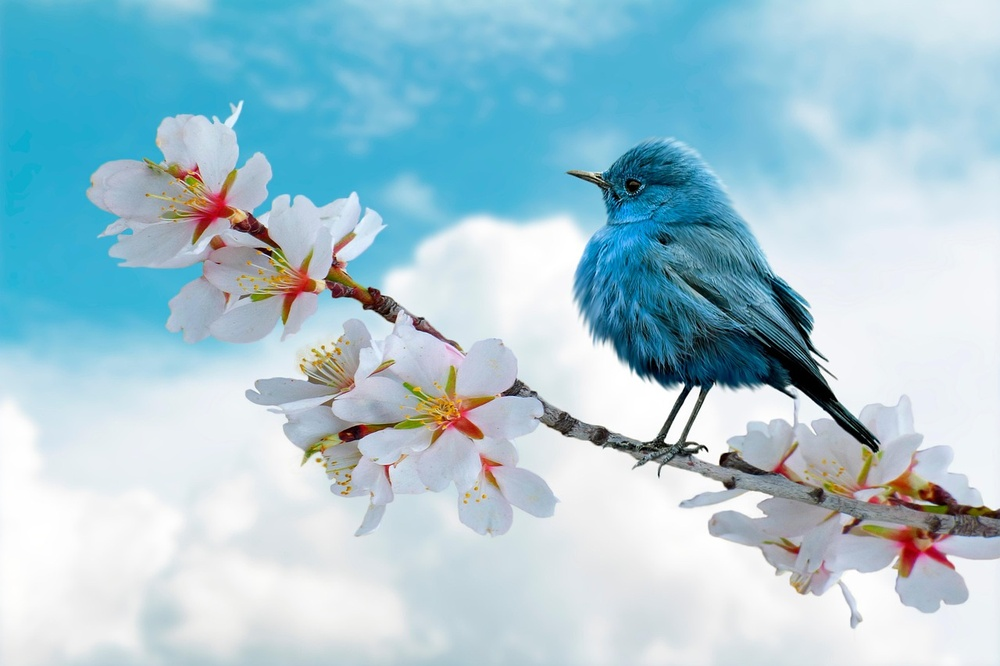
#> input picture image.jpg, 1000 x 666 px, shrunk from 1280 x 853 before the run
$ python Practical4.py
#> lines starting #> are read from the running program, lines starting #| are printed output that depends on the picture
import cv2
import matplotlib.pyplot as plt

# Read images
img1 = cv2.imread("image.jpg")
#> img1 is the input picture: shape (666, 1000, 3); mean B, G, R 211.7, 199.2, 165.5
img2 = cv2.imread("image.jpg")

if img1 is None:
    print("Error: image.jpg not found")
    exit()

if img2 is None:
    print("Error: image.jpg not found")
    exit()

# Convert images to grayscale
gray1 = cv2.cvtColor(img1, cv2.COLOR_BGR2GRAY)
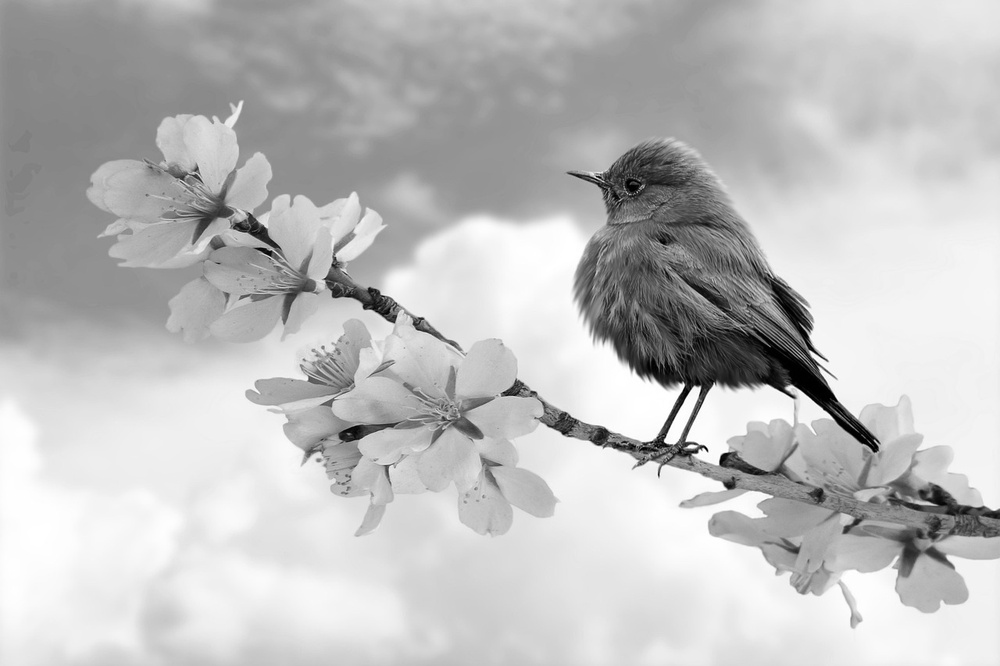
#> gray1: shape (666, 1000); min 0, max 255, mean 190.6
gray2 = cv2.cvtColor(img2, cv2.COLOR_BGR2GRAY)


# ============================================================
# PART 1: SIFT
# ============================================================

# Create SIFT detector
sift = cv2.SIFT_create()

# Detect keypoints and descriptors
kp1_sift, des1_sift = sift.detectAndCompute(gray1, None)
#> kp1_sift = 1296 keypoints; strongest (x, y, size): (822, 395, 16), (695, 391, 6.4), (600, 436, 13.4), (681, 386, 4.7)
kp2_sift, des2_sift = sift.detectAndCompute(gray2, None)
#> kp2_sift has the same summary as kp1_sift

print("SIFT Keypoints in Image :", len(kp1_sift))
#| SIFT Keypoints in Image : 1296
print("SIFT Keypoints in Image :", len(kp2_sift))
#| SIFT Keypoints in Image : 1296


# Create FLANN matcher for SIFT
index_params = dict(
    algorithm=1,
    trees=5
)

search_params = dict(
    checks=50
)

flann = cv2.FlannBasedMatcher(
    index_params,
    search_params
)

# Match descriptors
matches_sift = flann.knnMatch(
    des1_sift,
    des2_sift,
    k=2
)
#> matches_sift = 1296 matches

# Lowe's ratio test
good_sift = []

for m, n in matches_sift:
    if m.distance < 0.7 * n.distance:
        good_sift.append(m)
#> after the loop, good_sift = 1296 matches

print("Good SIFT Matches:", len(good_sift))
#| Good SIFT Matches: 1296


# Draw SIFT matches
sift_result = cv2.drawMatches(
    img1,
    kp1_sift,
    img2,
    kp2_sift,
    good_sift,
    None,
    flags=cv2.DrawMatchesFlags_NOT_DRAW_SINGLE_POINTS
)
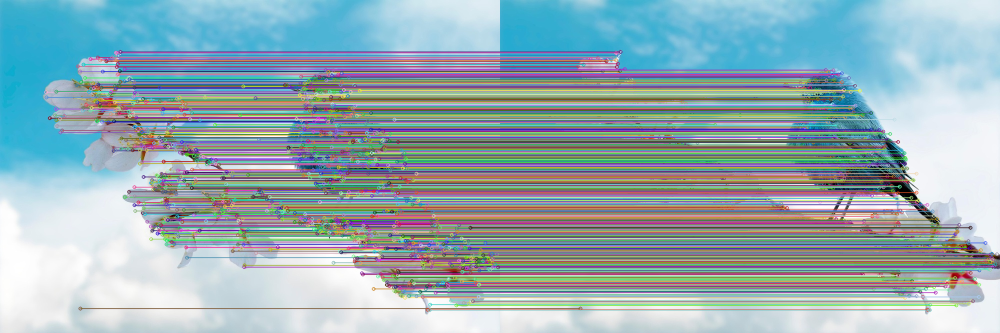
#> sift_result: shape (666, 2000, 3) (shown at 1/2 size); mean B, G, R 178.2, 171.6, 149.4


# ============================================================
# PART 2: ORB
# ============================================================

# Create ORB detector
orb = cv2.ORB_create(
    nfeatures=1000
)

# Detect keypoints and descriptors
kp1_orb, des1_orb = orb.detectAndCompute(gray1, None)
#> kp1_orb = 1000 keypoints; strongest (x, y, size): (665, 440, 37.2), (665, 441, 31), (702, 449, 37.2), (698, 388, 37.2)
kp2_orb, des2_orb = orb.detectAndCompute(gray2, None)
#> kp2_orb has the same summary as kp1_orb

print("ORB Keypoints in Image 1:", len(kp1_orb))
#| ORB Keypoints in Image 1: 1000
print("ORB Keypoints in Image 2:", len(kp2_orb))
#| ORB Keypoints in Image 2: 1000


# ORB uses binary descriptors,
# so use BFMatcher with Hamming distance
bf = cv2.BFMatcher(
    cv2.NORM_HAMMING,
    crossCheck=False
)

# Find two best matches
matches_orb = bf.knnMatch(
    des1_orb,
    des2_orb,
    k=2
)
#> matches_orb = 1000 matches

# Lowe's ratio test
good_orb = []

for m, n in matches_orb:
    if m.distance < 0.7 * n.distance:
        good_orb.append(m)
#> after the loop, good_orb = 1000 matches

print("Good ORB Matches:", len(good_orb))
#| Good ORB Matches: 1000


# Draw ORB matches
orb_result = cv2.drawMatches(
    img1,
    kp1_orb,
    img2,
    kp2_orb,
    good_orb,
    None,
    flags=cv2.DrawMatchesFlags_NOT_DRAW_SINGLE_POINTS
)
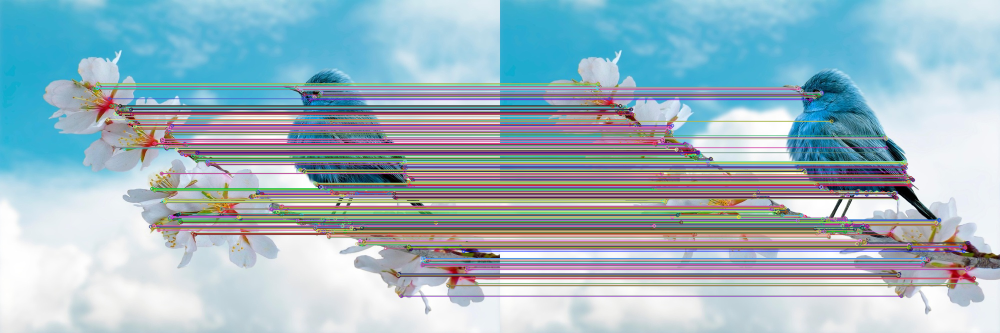
#> orb_result: shape (666, 2000, 3) (shown at 1/2 size); mean B, G, R 192.8, 181.5, 156.9


# ============================================================
# DISPLAY RESULTS
# ============================================================

# Convert BGR to RGB
sift_result = cv2.cvtColor(
    sift_result,
    cv2.COLOR_BGR2RGB
)

orb_result = cv2.cvtColor(
    orb_result,
    cv2.COLOR_BGR2RGB
)


# Display both results
plt.figure(figsize=(15, 10))

plt.subplot(2, 1, 1)
plt.imshow(sift_result)
plt.title("SIFT Feature Matching")
plt.axis("off")

plt.subplot(2, 1, 2)
plt.imshow(orb_result)
plt.title("ORB Feature Matching")
plt.axis("off")

plt.tight_layout()
plt.show()
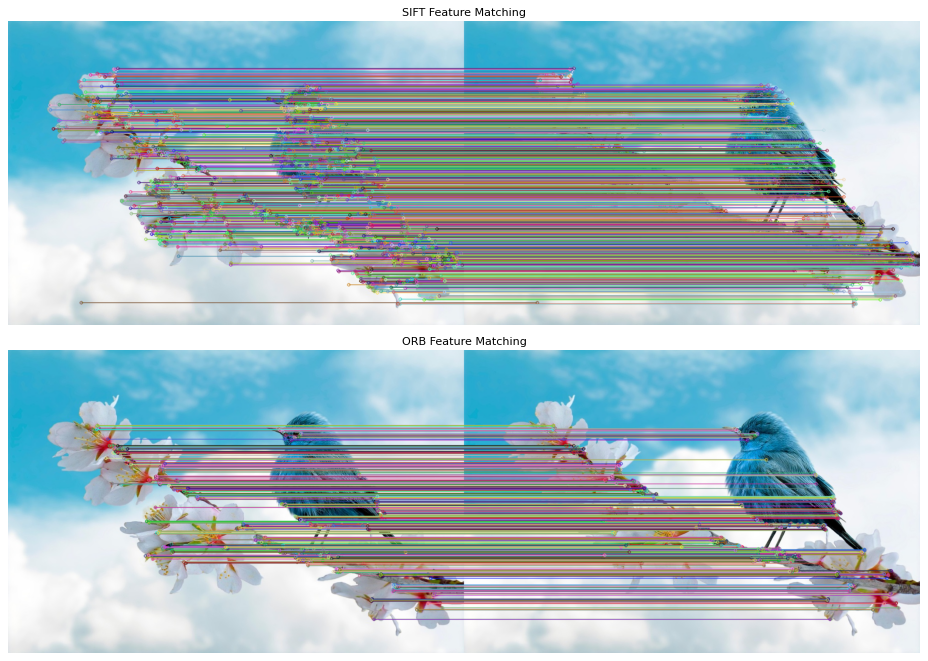
#> figure drawn by matplotlib, 2 panels
